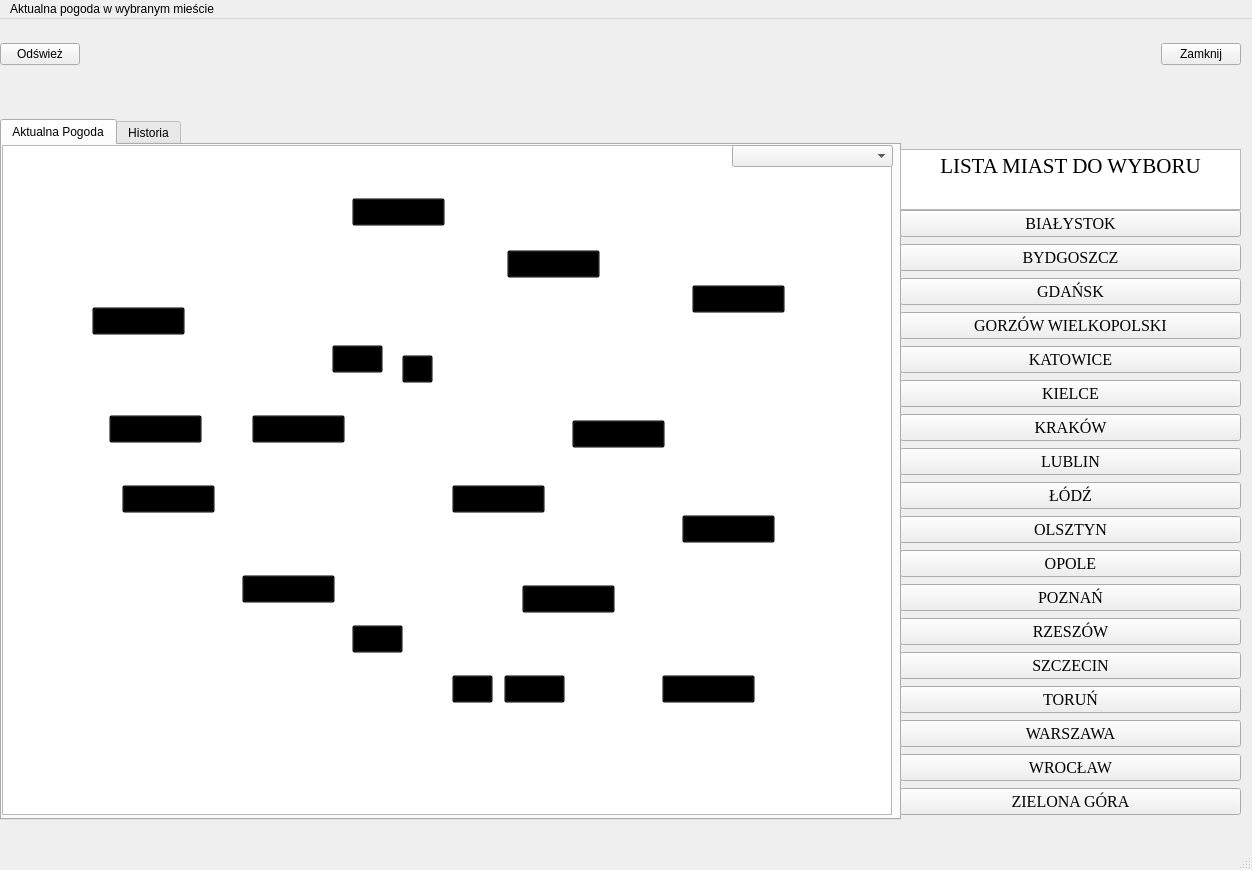
<?xml version="1.0" encoding="UTF-8"?>
<ui version="4.0">
 <class>MainWindow</class>
 <widget class="QMainWindow" name="MainWindow">
  <property name="geometry">
   <rect>
    <x>0</x>
    <y>0</y>
    <width>1252</width>
    <height>870</height>
   </rect>
  </property>
  <property name="windowTitle">
   <string>MainWindow</string>
  </property>
  <widget class="QWidget" name="centralwidget">
   <widget class="QWidget" name="horizontalLayoutWidget">
    <property name="geometry">
     <rect>
      <x>0</x>
      <y>0</y>
      <width>1241</width>
      <height>71</height>
     </rect>
    </property>
    <layout class="QHBoxLayout" name="horizontalLayout">
     <item>
      <widget class="QPushButton" name="Odswiez">
       <property name="text">
        <string>Odśwież</string>
       </property>
      </widget>
     </item>
     <item>
      <widget class="QLabel" name="label_czas">
       <property name="text">
        <string/>
       </property>
      </widget>
     </item>
     <item>
      <spacer name="horizontalSpacer">
       <property name="orientation">
        <enum>Qt::Horizontal</enum>
       </property>
       <property name="sizeHint" stdset="0">
        <size>
         <width>25</width>
         <height>20</height>
        </size>
       </property>
      </spacer>
     </item>
     <item>
      <widget class="QPushButton" name="Zamknij">
       <property name="text">
        <string>Zamknij</string>
       </property>
      </widget>
     </item>
    </layout>
   </widget>
   <widget class="QWidget" name="horizontalLayoutWidget_2">
    <property name="geometry">
     <rect>
      <x>0</x>
      <y>100</y>
      <width>901</width>
      <height>701</height>
     </rect>
    </property>
    <layout class="QHBoxLayout" name="horizontalLayout_2">
     <item>
      <widget class="QTabWidget" name="Okna">
       <property name="currentIndex">
        <number>0</number>
       </property>
       <widget class="QWidget" name="AktuanaPogoda_2">
        <attribute name="title">
         <string>Aktualna Pogoda</string>
        </attribute>
        <widget class="QGraphicsView" name="Mapa_2">
         <property name="geometry">
          <rect>
           <x>0</x>
           <y>0</y>
           <width>890</width>
           <height>670</height>
          </rect>
         </property>
        </widget>
        <widget class="QComboBox" name="comboBox">
         <property name="geometry">
          <rect>
           <x>730</x>
           <y>0</y>
           <width>161</width>
           <height>22</height>
          </rect>
         </property>
         <property name="maxVisibleItems">
          <number>18</number>
         </property>
        </widget>
        <widget class="QPushButton" name="Gdansk">
         <property name="geometry">
          <rect>
           <x>350</x>
           <y>53</y>
           <width>93</width>
           <height>28</height>
          </rect>
         </property>
         <property name="styleSheet">
          <string notr="true">background: transparent;</string>
         </property>
         <property name="text">
          <string/>
         </property>
        </widget>
        <widget class="QPushButton" name="Szczecin">
         <property name="geometry">
          <rect>
           <x>90</x>
           <y>162</y>
           <width>93</width>
           <height>28</height>
          </rect>
         </property>
         <property name="styleSheet">
          <string notr="true">background: transparent;
</string>
         </property>
         <property name="text">
          <string/>
         </property>
        </widget>
        <widget class="QPushButton" name="Olsztyn">
         <property name="geometry">
          <rect>
           <x>505</x>
           <y>105</y>
           <width>93</width>
           <height>28</height>
          </rect>
         </property>
         <property name="styleSheet">
          <string notr="true">background: transparent;</string>
         </property>
         <property name="text">
          <string/>
         </property>
        </widget>
        <widget class="QPushButton" name="Bialystok">
         <property name="geometry">
          <rect>
           <x>690</x>
           <y>140</y>
           <width>93</width>
           <height>28</height>
          </rect>
         </property>
         <property name="styleSheet">
          <string notr="true">background: transparent;</string>
         </property>
         <property name="text">
          <string/>
         </property>
        </widget>
        <widget class="QPushButton" name="Bydgoszcz">
         <property name="geometry">
          <rect>
           <x>330</x>
           <y>200</y>
           <width>51</width>
           <height>28</height>
          </rect>
         </property>
         <property name="styleSheet">
          <string notr="true">background: transparent;</string>
         </property>
         <property name="text">
          <string/>
         </property>
        </widget>
        <widget class="QPushButton" name="Gorzow">
         <property name="geometry">
          <rect>
           <x>107</x>
           <y>270</y>
           <width>93</width>
           <height>28</height>
          </rect>
         </property>
         <property name="styleSheet">
          <string notr="true">background: transparent;</string>
         </property>
         <property name="text">
          <string/>
         </property>
        </widget>
        <widget class="QPushButton" name="Warszawa">
         <property name="geometry">
          <rect>
           <x>570</x>
           <y>275</y>
           <width>93</width>
           <height>28</height>
          </rect>
         </property>
         <property name="styleSheet">
          <string notr="true">background: transparent;</string>
         </property>
         <property name="text">
          <string/>
         </property>
        </widget>
        <widget class="QPushButton" name="Wroclaw">
         <property name="geometry">
          <rect>
           <x>240</x>
           <y>430</y>
           <width>93</width>
           <height>28</height>
          </rect>
         </property>
         <property name="styleSheet">
          <string notr="true">background: transparent;</string>
         </property>
         <property name="text">
          <string/>
         </property>
        </widget>
        <widget class="QPushButton" name="Torun">
         <property name="geometry">
          <rect>
           <x>400</x>
           <y>210</y>
           <width>31</width>
           <height>28</height>
          </rect>
         </property>
         <property name="styleSheet">
          <string notr="true">background: transparent;
</string>
         </property>
         <property name="text">
          <string/>
         </property>
        </widget>
        <widget class="QPushButton" name="Zielona">
         <property name="geometry">
          <rect>
           <x>120</x>
           <y>340</y>
           <width>93</width>
           <height>28</height>
          </rect>
         </property>
         <property name="styleSheet">
          <string notr="true">background: transparent;
</string>
         </property>
         <property name="text">
          <string/>
         </property>
        </widget>
        <widget class="QPushButton" name="Opole">
         <property name="geometry">
          <rect>
           <x>350</x>
           <y>480</y>
           <width>51</width>
           <height>28</height>
          </rect>
         </property>
         <property name="styleSheet">
          <string notr="true">background: transparent;</string>
         </property>
         <property name="text">
          <string/>
         </property>
        </widget>
        <widget class="QPushButton" name="Krakow">
         <property name="geometry">
          <rect>
           <x>502</x>
           <y>530</y>
           <width>61</width>
           <height>28</height>
          </rect>
         </property>
         <property name="styleSheet">
          <string notr="true">background: transparent;</string>
         </property>
         <property name="text">
          <string/>
         </property>
        </widget>
        <widget class="QPushButton" name="Katowice">
         <property name="geometry">
          <rect>
           <x>450</x>
           <y>530</y>
           <width>41</width>
           <height>28</height>
          </rect>
         </property>
         <property name="styleSheet">
          <string notr="true">background: transparent;</string>
         </property>
         <property name="text">
          <string/>
         </property>
        </widget>
        <widget class="QPushButton" name="Rzeszow">
         <property name="geometry">
          <rect>
           <x>660</x>
           <y>530</y>
           <width>93</width>
           <height>28</height>
          </rect>
         </property>
         <property name="styleSheet">
          <string notr="true">background: transparent;
</string>
         </property>
         <property name="text">
          <string/>
         </property>
        </widget>
        <widget class="QPushButton" name="Lublin">
         <property name="geometry">
          <rect>
           <x>680</x>
           <y>370</y>
           <width>93</width>
           <height>28</height>
          </rect>
         </property>
         <property name="styleSheet">
          <string notr="true">background: transparent;</string>
         </property>
         <property name="text">
          <string/>
         </property>
        </widget>
        <widget class="QPushButton" name="Lodz">
         <property name="geometry">
          <rect>
           <x>450</x>
           <y>340</y>
           <width>93</width>
           <height>28</height>
          </rect>
         </property>
         <property name="styleSheet">
          <string notr="true">background: transparent;</string>
         </property>
         <property name="text">
          <string/>
         </property>
        </widget>
        <widget class="QPushButton" name="Poznan">
         <property name="geometry">
          <rect>
           <x>250</x>
           <y>270</y>
           <width>93</width>
           <height>28</height>
          </rect>
         </property>
         <property name="styleSheet">
          <string notr="true">background: transparent;
</string>
         </property>
         <property name="text">
          <string/>
         </property>
        </widget>
        <widget class="QPushButton" name="Kielce">
         <property name="geometry">
          <rect>
           <x>520</x>
           <y>440</y>
           <width>93</width>
           <height>28</height>
          </rect>
         </property>
         <property name="styleSheet">
          <string notr="true">background: transparent;</string>
         </property>
         <property name="text">
          <string/>
         </property>
        </widget>
       </widget>
       <widget class="QWidget" name="Historia_2">
        <attribute name="title">
         <string>Historia</string>
        </attribute>
       </widget>
      </widget>
     </item>
    </layout>
   </widget>
   <widget class="QWidget" name="verticalLayoutWidget_2">
    <property name="geometry">
     <rect>
      <x>900</x>
      <y>190</y>
      <width>341</width>
      <height>611</height>
     </rect>
    </property>
    <layout class="QVBoxLayout" name="verticalLayout_2">
     <item>
      <widget class="QPushButton" name="pushButtonBia">
       <property name="font">
        <font>
         <family>Times New Roman</family>
         <pointsize>12</pointsize>
        </font>
       </property>
       <property name="text">
        <string>BIAŁYSTOK</string>
       </property>
      </widget>
     </item>
     <item>
      <widget class="QPushButton" name="pushButtonBYD">
       <property name="font">
        <font>
         <family>Times New Roman</family>
         <pointsize>12</pointsize>
        </font>
       </property>
       <property name="text">
        <string>BYDGOSZCZ</string>
       </property>
      </widget>
     </item>
     <item>
      <widget class="QPushButton" name="pushButtonGDA">
       <property name="font">
        <font>
         <family>Times New Roman</family>
         <pointsize>12</pointsize>
        </font>
       </property>
       <property name="text">
        <string>GDAŃSK</string>
       </property>
      </widget>
     </item>
     <item>
      <widget class="QPushButton" name="pushButtonGOR">
       <property name="font">
        <font>
         <family>Times New Roman</family>
         <pointsize>12</pointsize>
        </font>
       </property>
       <property name="text">
        <string>GORZÓW WIELKOPOLSKI</string>
       </property>
      </widget>
     </item>
     <item>
      <widget class="QPushButton" name="pushButtonKAT">
       <property name="font">
        <font>
         <family>Times New Roman</family>
         <pointsize>12</pointsize>
        </font>
       </property>
       <property name="text">
        <string>KATOWICE</string>
       </property>
      </widget>
     </item>
     <item>
      <widget class="QPushButton" name="pushButtonKIE">
       <property name="font">
        <font>
         <family>Times New Roman</family>
         <pointsize>12</pointsize>
        </font>
       </property>
       <property name="text">
        <string>KIELCE</string>
       </property>
      </widget>
     </item>
     <item>
      <widget class="QPushButton" name="pushButtonKRA">
       <property name="font">
        <font>
         <family>Times New Roman</family>
         <pointsize>12</pointsize>
        </font>
       </property>
       <property name="text">
        <string>KRAKÓW</string>
       </property>
      </widget>
     </item>
     <item>
      <widget class="QPushButton" name="pushButtonLUB">
       <property name="font">
        <font>
         <family>Times New Roman</family>
         <pointsize>12</pointsize>
        </font>
       </property>
       <property name="text">
        <string>LUBLIN</string>
       </property>
      </widget>
     </item>
     <item>
      <widget class="QPushButton" name="pushButtonLOD">
       <property name="font">
        <font>
         <family>Times New Roman</family>
         <pointsize>12</pointsize>
        </font>
       </property>
       <property name="text">
        <string>ŁÓDŹ</string>
       </property>
      </widget>
     </item>
     <item>
      <widget class="QPushButton" name="pushButtonOLS">
       <property name="font">
        <font>
         <family>Times New Roman</family>
         <pointsize>12</pointsize>
        </font>
       </property>
       <property name="text">
        <string>OLSZTYN</string>
       </property>
      </widget>
     </item>
     <item>
      <widget class="QPushButton" name="pushButtonOPO">
       <property name="font">
        <font>
         <family>Times New Roman</family>
         <pointsize>12</pointsize>
        </font>
       </property>
       <property name="text">
        <string>OPOLE</string>
       </property>
      </widget>
     </item>
     <item>
      <widget class="QPushButton" name="pushButtoPOZ">
       <property name="font">
        <font>
         <family>Times New Roman</family>
         <pointsize>12</pointsize>
        </font>
       </property>
       <property name="text">
        <string>POZNAŃ</string>
       </property>
      </widget>
     </item>
     <item>
      <widget class="QPushButton" name="pushButtonRZE">
       <property name="font">
        <font>
         <family>Times New Roman</family>
         <pointsize>12</pointsize>
        </font>
       </property>
       <property name="text">
        <string>RZESZÓW</string>
       </property>
      </widget>
     </item>
     <item>
      <widget class="QPushButton" name="pushButtonsSZC">
       <property name="font">
        <font>
         <family>Times New Roman</family>
         <pointsize>12</pointsize>
        </font>
       </property>
       <property name="text">
        <string>SZCZECIN</string>
       </property>
      </widget>
     </item>
     <item>
      <widget class="QPushButton" name="pushButtonTOR">
       <property name="font">
        <font>
         <family>Times New Roman</family>
         <pointsize>12</pointsize>
        </font>
       </property>
       <property name="text">
        <string>TORUŃ</string>
       </property>
      </widget>
     </item>
     <item>
      <widget class="QPushButton" name="pushButtonWAR">
       <property name="font">
        <font>
         <family>Times New Roman</family>
         <pointsize>12</pointsize>
        </font>
       </property>
       <property name="text">
        <string>WARSZAWA</string>
       </property>
      </widget>
     </item>
     <item>
      <widget class="QPushButton" name="pushButtonWRO">
       <property name="font">
        <font>
         <family>Times New Roman</family>
         <pointsize>12</pointsize>
        </font>
       </property>
       <property name="text">
        <string>WROCŁAW</string>
       </property>
      </widget>
     </item>
     <item>
      <widget class="QPushButton" name="pushButtonZIE">
       <property name="font">
        <font>
         <family>Times New Roman</family>
         <pointsize>12</pointsize>
        </font>
       </property>
       <property name="text">
        <string>ZIELONA GÓRA</string>
       </property>
      </widget>
     </item>
    </layout>
   </widget>
   <widget class="QWidget" name="verticalLayoutWidget">
    <property name="geometry">
     <rect>
      <x>900</x>
      <y>130</y>
      <width>341</width>
      <height>61</height>
     </rect>
    </property>
    <layout class="QVBoxLayout" name="verticalLayout">
     <item>
      <widget class="QTextBrowser" name="textBrowser">
       <property name="font">
        <font>
         <family>Times New Roman</family>
         <pointsize>14</pointsize>
        </font>
       </property>
       <property name="html">
        <string>&lt;!DOCTYPE HTML PUBLIC &quot;-//W3C//DTD HTML 4.0//EN&quot; &quot;http://www.w3.org/TR/REC-html40/strict.dtd&quot;&gt;
&lt;html&gt;&lt;head&gt;&lt;meta name=&quot;qrichtext&quot; content=&quot;1&quot; /&gt;&lt;style type=&quot;text/css&quot;&gt;
p, li { white-space: pre-wrap; }
&lt;/style&gt;&lt;/head&gt;&lt;body style=&quot; font-family:'Times New Roman'; font-size:14pt; font-weight:400; font-style:normal;&quot;&gt;
&lt;p align=&quot;center&quot; style=&quot; margin-top:0px; margin-bottom:0px; margin-left:0px; margin-right:0px; -qt-block-indent:0; text-indent:0px;&quot;&gt;&lt;span style=&quot; font-family:'MS Shell Dlg 2'; font-size:16pt;&quot;&gt;LISTA MIAST DO WYBORU&lt;/span&gt;&lt;/p&gt;&lt;/body&gt;&lt;/html&gt;</string>
       </property>
      </widget>
     </item>
    </layout>
   </widget>
  </widget>
  <widget class="QMenuBar" name="menubar">
   <property name="geometry">
    <rect>
     <x>0</x>
     <y>0</y>
     <width>1252</width>
     <height>26</height>
    </rect>
   </property>
   <widget class="QMenu" name="menuaktualna_pogoda">
    <property name="title">
     <string>Aktualna pogoda w wybranym mieście</string>
    </property>
    <widget class="QMenu" name="menuMiasto">
     <property name="title">
      <string>Wybierz miasto</string>
     </property>
     <addaction name="actionBia_ystok"/>
     <addaction name="actionBydgoszcz"/>
     <addaction name="actionGda_sk"/>
     <addaction name="actionGorz_w_Wielkopolski"/>
     <addaction name="actionKatowice"/>
     <addaction name="actionKielce"/>
     <addaction name="actionKrak_w"/>
     <addaction name="actionLublin"/>
     <addaction name="action_d"/>
     <addaction name="actionOlsztyn"/>
     <addaction name="actionOpole"/>
     <addaction name="actionPozna"/>
     <addaction name="actionRzesz_w"/>
     <addaction name="actionSzczecin"/>
     <addaction name="actionToru"/>
     <addaction name="actionWarszawa"/>
     <addaction name="actionWroc_aw"/>
     <addaction name="actionZielona_G_ra"/>
    </widget>
    <addaction name="menuMiasto"/>
   </widget>
   <addaction name="menuaktualna_pogoda"/>
  </widget>
  <widget class="QStatusBar" name="statusbar"/>
  <action name="actionBia_ystok">
   <property name="text">
    <string>Białystok</string>
   </property>
  </action>
  <action name="actionBydgoszcz">
   <property name="text">
    <string>Bydgoszcz</string>
   </property>
  </action>
  <action name="actionGda_sk">
   <property name="text">
    <string>Gdańsk</string>
   </property>
  </action>
  <action name="actionGorz_w_Wielkopolski">
   <property name="text">
    <string>Gorzów Wielkopolski</string>
   </property>
  </action>
  <action name="actionKatowice">
   <property name="text">
    <string>Katowice</string>
   </property>
  </action>
  <action name="actionKielce">
   <property name="text">
    <string>Kielce</string>
   </property>
  </action>
  <action name="actionKrak_w">
   <property name="text">
    <string>Kraków</string>
   </property>
  </action>
  <action name="actionLublin">
   <property name="text">
    <string>Lublin</string>
   </property>
  </action>
  <action name="action_d">
   <property name="text">
    <string>Łódź</string>
   </property>
  </action>
  <action name="actionOlsztyn">
   <property name="text">
    <string>Olsztyn</string>
   </property>
  </action>
  <action name="actionOpole">
   <property name="text">
    <string>Opole</string>
   </property>
  </action>
  <action name="actionPozna">
   <property name="text">
    <string>Poznań</string>
   </property>
  </action>
  <action name="actionRzesz_w">
   <property name="text">
    <string>Rzeszów</string>
   </property>
  </action>
  <action name="actionSzczecin">
   <property name="text">
    <string>Szczecin</string>
   </property>
  </action>
  <action name="actionToru">
   <property name="text">
    <string>Toruń</string>
   </property>
  </action>
  <action name="actionWarszawa">
   <property name="text">
    <string>Warszawa</string>
   </property>
  </action>
  <action name="actionWroc_aw">
   <property name="text">
    <string>Wrocław</string>
   </property>
  </action>
  <action name="actionZielona_G_ra">
   <property name="text">
    <string>Zielona Góra</string>
   </property>
  </action>
 </widget>
 <resources/>
 <connections>
  <connection>
   <sender>Zamknij</sender>
   <signal>clicked()</signal>
   <receiver>MainWindow</receiver>
   <slot>close()</slot>
   <hints>
    <hint type="sourcelabel">
     <x>1105</x>
     <y>90</y>
    </hint>
    <hint type="destinationlabel">
     <x>1060</x>
     <y>49</y>
    </hint>
   </hints>
  </connection>
  <connection>
   <sender>Odswiez</sender>
   <signal>clicked()</signal>
   <receiver>MainWindow</receiver>
   <slot>update()</slot>
   <hints>
    <hint type="sourcelabel">
     <x>82</x>
     <y>110</y>
    </hint>
    <hint type="destinationlabel">
     <x>317</x>
     <y>55</y>
    </hint>
   </hints>
  </connection>
 </connections>
</ui>
